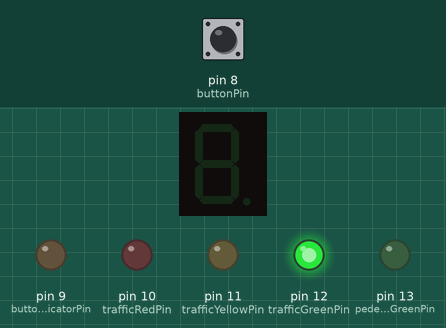
Simulated run of this sketch. Board: Arduino Uno, built with avr-gcc and run on an emulated ATmega328P. On the bench: 1-digit seven-segment display, output pins drawn as LEDs (lit = HIGH). Wiring (inferred from the names in the program): 1-digit 7-segment display, segments lit when HIGH: segments pin 1, pin 2, pin 3, pin 4, pin 5, pin 6, pin 0. The test bench sets the inputs (shaded band); at power-on: pin 8 (buttonPin) HIGH. The segment pins are drawn as the display they are named for; pins used as bus, display or sensor lines are not drawn.

Above: at 1.2 s.
1.3 s: pin 8 (buttonPin) pulled LOW for 0.15 s
At 2.2 s:
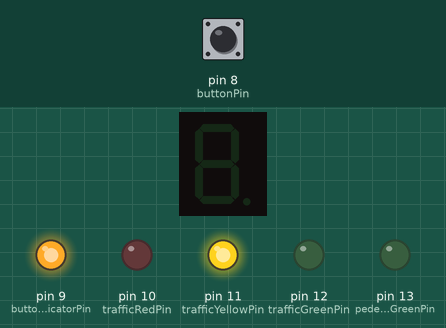
At 3.8 s:
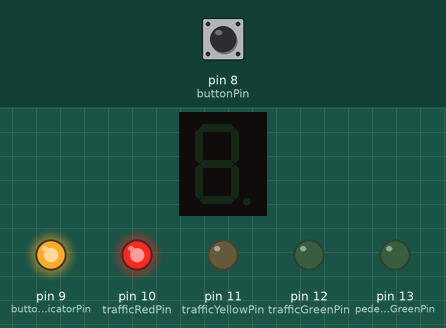
Timing chart, 0 to 13.7 s (numbered marks = the images above; inputs shaded):
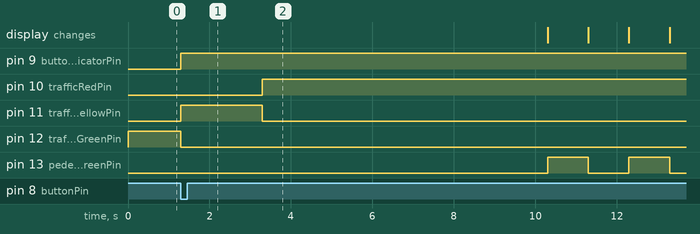

Measured:
- after the input at 1.3 s, pin 9 (buttonIndicatorPin): LOW → HIGH at once; pin 10 (trafficRedPin): LOW → HIGH after 2.0 s; pin 11 (trafficYellowPin): LOW → HIGH at once, → LOW 2.0 s later; pin 12 (trafficGreenPin): HIGH → LOW at once; pin 13 (pedestrianGreenPin): alternates HIGH for 1.0 s and LOW for 1.0 s, starting after 9.0 s

The sketch:

arduino.ino
```cpp
// Pin Configurations
#define trafficRedPin 10
#define trafficYellowPin 11
#define trafficGreenPin 12
#define pedestrianGreenPin 13
#define buttonPin 8        // Push button for triggering pedestrian crossing
#define buttonIndicatorPin 9 // Button press indicator light

// 7-segment display pins (A-G): Pins 1 to 7
const int segPins[] = {1, 2, 3, 4, 5, 6, 0};

// Variables
int countdown = 9;               // Countdown starting at 9
bool buttonPressed = false;      // Flag to check button press
unsigned long previousMillis = 0; // Used for timing of the button press
bool isPedestrianCrossing = false; // Flag to check if pedestrian is crossing

void setup() {
  // Set all traffic and pedestrian LED pins as output
  DDRB |= (1 << DDB2) | (1 << DDB3) | (1 << DDB4); // Pins 10-12 (Traffic lights)
  DDRB |= (1 << DDB5); // Pin 13 (Pedestrian green light)
  DDRB |= (1 << DDB1); // Pin 9 (Button indicator)

  // Set button pin as input
  DDRB &= ~(1 << DDB0); // Pin 8 (Button input)
  PORTB |= (1 << PORTB0); // Enable pull-up resistor on pin 8

  // Set up 7-segment display pins as output
  DDRD |= 0x7F; // Set pins 1 to 7 (A-G) as output

  // Initial States
  PORTB &= ~(1 << PORTB2); // Traffic red OFF
  PORTB &= ~(1 << PORTB3); // Traffic yellow OFF
  PORTB |= (1 << PORTB4);  // Traffic green ON
  PORTB &= ~(1 << PORTB5); // Pedestrian green OFF
  PORTB &= ~(1 << PORTB1); // Button indicator OFF
}

void loop() {
  // Read button state
  bool buttonState = !(PINB & (1 << PINB0)); // Read button pin directly (Active LOW)

  if (buttonState && !buttonPressed && !isPedestrianCrossing) {
    buttonPressed = true;
    PORTB |= (1 << PORTB1); // Button indicator ON
    startTrafficSequence();
  }

  if (isPedestrianCrossing) {
    // Countdown logic
    unsigned long currentMillis = millis();
    if (currentMillis - previousMillis >= 1000) { // 1-second interval
      previousMillis = currentMillis;
      countdown--;
      update7SegmentDisplay(countdown);

      // Blink pedestrian green light
      if (countdown % 2 == 0) {
        PORTB |= (1 << PORTB5); // Pedestrian green ON
      } else {
        PORTB &= ~(1 << PORTB5); // Pedestrian green OFF
      }

      // Check if countdown is complete
      if (countdown <= 0) {
        finishPedestrianCrossing();
      }
    }
  }
}

void startTrafficSequence() {
  // Turn off traffic green and turn on traffic yellow
  PORTB &= ~(1 << PORTB4); // Traffic green OFF
  PORTB |= (1 << PORTB3);  // Traffic yellow ON
  delay(2000); // Wait for 2 seconds

  // Turn off traffic yellow and turn on traffic red
  PORTB &= ~(1 << PORTB3); // Traffic yellow OFF
  PORTB |= (1 << PORTB2);  // Traffic red ON
  delay(7000); // Wait for 7 seconds

  // Turn off pedestrian red and turn on pedestrian green
  countdown = 9; // Reset countdown to 9 seconds
  isPedestrianCrossing = true;
}

void finishPedestrianCrossing() {
  // End pedestrian crossing
  PORTB &= ~(1 << PORTB5); // Pedestrian green OFF
  PORTB &= ~(1 << PORTB2); // Traffic red OFF
  PORTB |= (1 << PORTB4);  // Traffic green ON
  isPedestrianCrossing = false;
  buttonPressed = false; // Reset button press flag
  PORTB &= ~(1 << PORTB1); // Button indicator OFF
}

void update7SegmentDisplay(int number) {
  // 7-segment display representation for numbers 0-9 (Common Cathode)
  const byte numToSegment[10] = {
    B01111110 , B00001100 , B00110111 , B00011111 , B01001101 ,
    B01011011 , B01111011 , B00001110 , B01111111 , B01011111
  };

  // Ensure the number is between 0 and 9
  if (number >= 0 && number <= 9) {
    byte segment = numToSegment[number];
    PORTD = (PORTD & 0x80) | (segment & 0x7F); // Set the lower 7 bits for the display
  }
}
```
